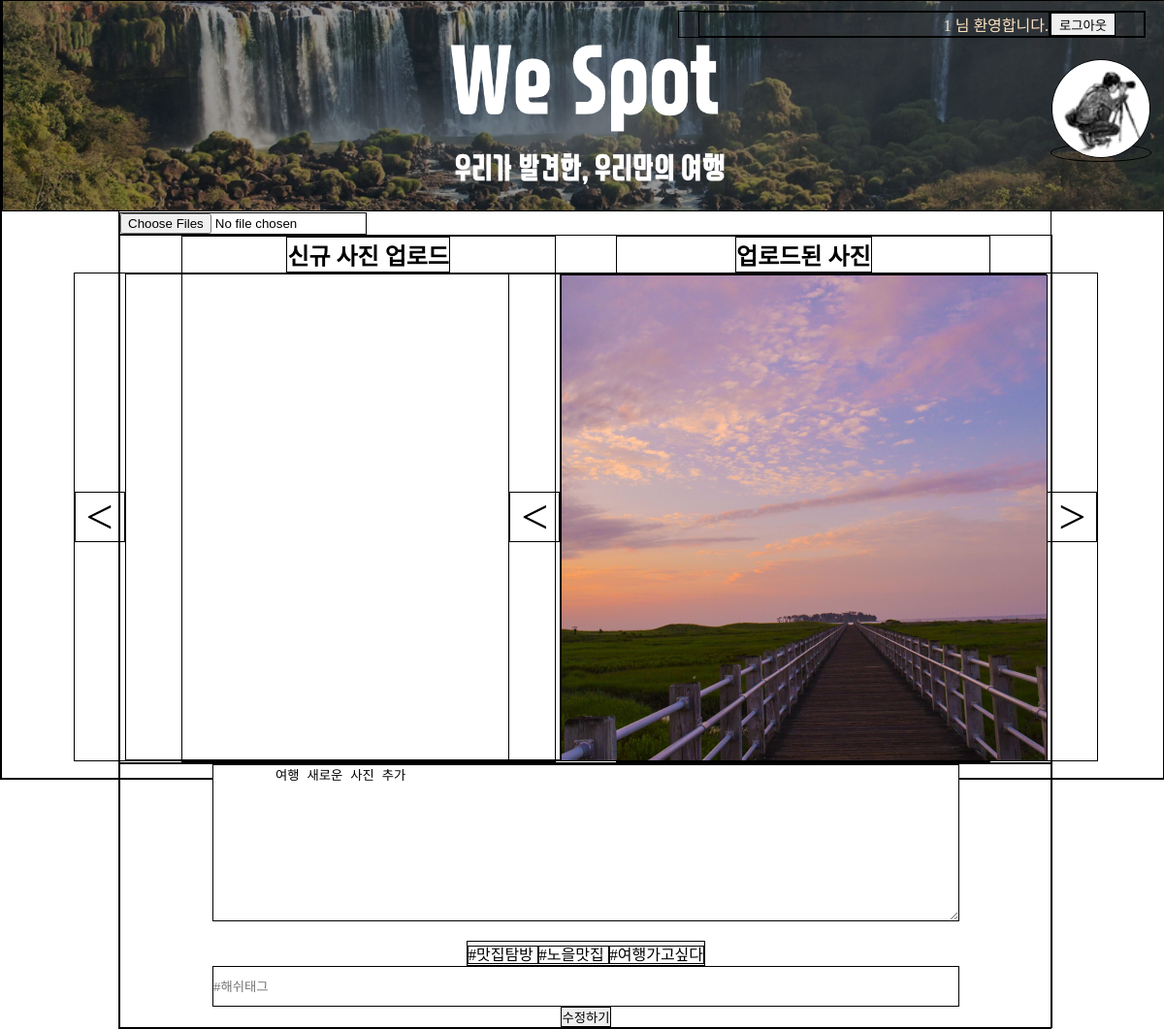
Screenshot of /MyOwnColumn/post/edit/2 (signed in) with the database file from the repository.
### account/models.py (models this page shows)
class Profile(models.Model):
  user = models.ForeignKey(User, on_delete=models.CASCADE)
  image = models.ImageField(upload_to='ProfileImage', null=True)

### MyOwnColumn/models.py (models this page shows)
class Image(models.Model):
  post = models.ForeignKey(Post, on_delete=models.CASCADE)
  postincolumn = models.ManyToManyField(PostInColumn, related_name='images')
  image = models.ImageField(upload_to=image_upload_path)

class Post(models.Model):
  profile = models.ForeignKey(Profile, on_delete=models.PROTECT)
  description = models.CharField(max_length=200, blank=True)
  created_at = models.TimeField(null=True)
  columns = models.ManyToManyField(Column, related_name='posts')

class Tag(models.Model):
  column = models.ManyToManyField(Column, related_name='tags')
  post = models.ManyToManyField(Post, related_name='tags')
  postincolumn = models.ManyToManyField(PostInColumn, related_name='tags')
  tag = models.CharField(max_length=100)

### MyOwnColumn/views.py (the view, shortened to what this page needs)
# urls.py: path('post/edit/<int:post_id>', views.post_edit, name='post_edit'),
def post_edit(request, post_id):
  profile = Profile.objects.filter(user=request.user)
  post = Post.objects.get(id=post_id)
  tags = Tag.objects.filter(post=post)
  context = {
    'profile': profile,
    'post': post,
    'tags': tags
  }
  return render(request, 'myowncolumn/post_edit.html', context)

### MyOwnColumn/templates/myowncolumn/post_edit.html (shortened to what this page needs)
{% extends 'base.html' %}
{% load static %}
{% block style %}
 <link rel="stylesheet" href="{% static 'myowncolumn/post_edit.css' %}">
{% endblock %}
{% block content %}
  <form action="{% url 'myowncolumn:post_edit' post.id %}" method="post" enctype="multipart/form-data" class="post_write">
    <input type="file" name="post_images" id="post_images" onchange="showPreview(event); showSlide()" multiple placeholder="추가 사진 입력">
    <div class="frames">
      <div class="frame">
        <h2>신규 사진 업로드</h2>
        <div class="preview_images">
          <div class="prev" onclick="plusSlide(-1)">&lt;</div>
          <div class="images_frame"></div>
          <div class="next" onclick="plusSlide(1)">&gt;</div>
        </div>
      </div>
      <div class="frame">
        <h2>업로드된 사진</h2>
        <div class="uploaded_images">
          <div class="prev" onclick="plusUploadedSlide(-1)">&lt;</div>
          <div class="uploaded_images_frame">
            {% for image in post.image_set.all %}
              <img src="{{image.image.url}}" alt="" class="uploaded_image">
            {% endfor %}
          </div>
          <div class="next" onclick="plusUploadedSlide(1)">&gt;</div>
        </div>
      </div>
    </div>
    <div class="post_description">
      <textarea name="description" class="description" placeholder="간략한 글을 작성해주세요.(100자이내)">
        {{post.description}}
      </textarea>
      <div class="tags">
        {% for tag in tags %}
         <span>#{{tag.tag}} </span>
        {% endfor %}
      </div>
      <input type="text" placeholder="#해쉬태그" name="tag" class="tag">
      <button type="submit">수정하기</button>
    </div>
  </form>
{% endblock %}

### templates/base.html (shortened to what this page needs)
{% load static %}
<!DOCTYPE html>
<html lang="Ko">
<head>
  <link rel="stylesheet" href="{% static 'base.css' %}">
  {% block style %}
  {% endblock %}
</head>
<body>
  <div class="header">
    {% if user.is_authenticated %}
      <div class="account">
        <div class="welcome">{{user.username}} 님 환영합니다.</div>
        <form action="{% url 'account:logout' %}" method="post" class="logout">
          <button type="submit" class="">로그아웃</button>
        </form>
      </div>
      <a href="{% url 'account:profile' user.username %}" class="profile_link">
        <img src="{{profile.0.image.url}}" alt="Profile Image">
      </a>
    {% endif %}
  </div>
  {% block content %}
  {% endblock %}
</body>
</html>

### static/base.css (style rules this page uses)
* { margin: 0; padding: 0; }
body { width: 100vw; height: 100vh; }
.header { width: 100vw; height: 27vh; top: 0; position: fixed; background-image: url('we_spot.png'); background-position:center; background-repeat: no-repeat; background-size: cover; }
.account { position: relative; width: 40%; left: 58%; top: 10px; display: flex; justify-content: right; }
.account button { width: 20%; }
.account .welcome { width: 75%; height: 10%; text-align: right; color: bisque; }
.account .logout { width: 20%; }
.account .logout button { width: 70%; height: 100%; }
.profile_link { position: relative; top: calc(10px + 10%); left: 90%; width: 100px; height: 100px; border-radius: 50%; overflow: hidden; border: black solid 1px; }
.profile_link img { width: 100px; height: 100px; border-radius: 50%; }

### MyOwnColumn/static/myowncolumn/post_edit.css (style rules this page uses)
* { border: black solid 1px; }
.post_write { width: 80%; margin-left: 10%; }
.post_write #post_images { margin-top: 27vh; }
.frames { width: 100%; display: flex; justify-content: space-evenly; }
.frames .frame { width: 40%; display: flex; flex-direction: column; align-items: center; }
.post_write .preview_images { display: flex; justify-content: center; align-items: center; }
.preview_images .prev, .next { width: 50px; height: 50px; display: flex; justify-content: center; align-items: center; font: 50px bolder; }
.preview_images .images_frame { width: 500px; height: 500px; }
.post_write .uploaded_images { display: flex; justify-content: center; align-items: center; }
.uploaded_images .prev, .next { width: 50px; height: 50px; display: flex; justify-content: center; align-items: center; font: 50px bolder; }
.uploaded_images .uploaded_images_frame { width: 500px; height: 500px; }
.uploaded_images_frame .uploaded_image { width: 500px; height: 500px; object-fit: contain; }
.post_write .post_description { width: 100%; display: flex; flex-direction: column; align-items: center; }
.post_write .post_description .description { width: 80%; height: 20vh; margin-bottom: 20px; }
.post_write .post_description .tag { width: 80%; height: 5vh; }

### rows the page displays
Profile: image (picture)
Image: image (picture)
Post: description "여행 새로운 사진 추가"
Tag: tag "맛집탐방"
Tag: tag "노을맛집"
Tag: tag "여행가고싶다"

### other values shown
{{ user.username }} "1"
